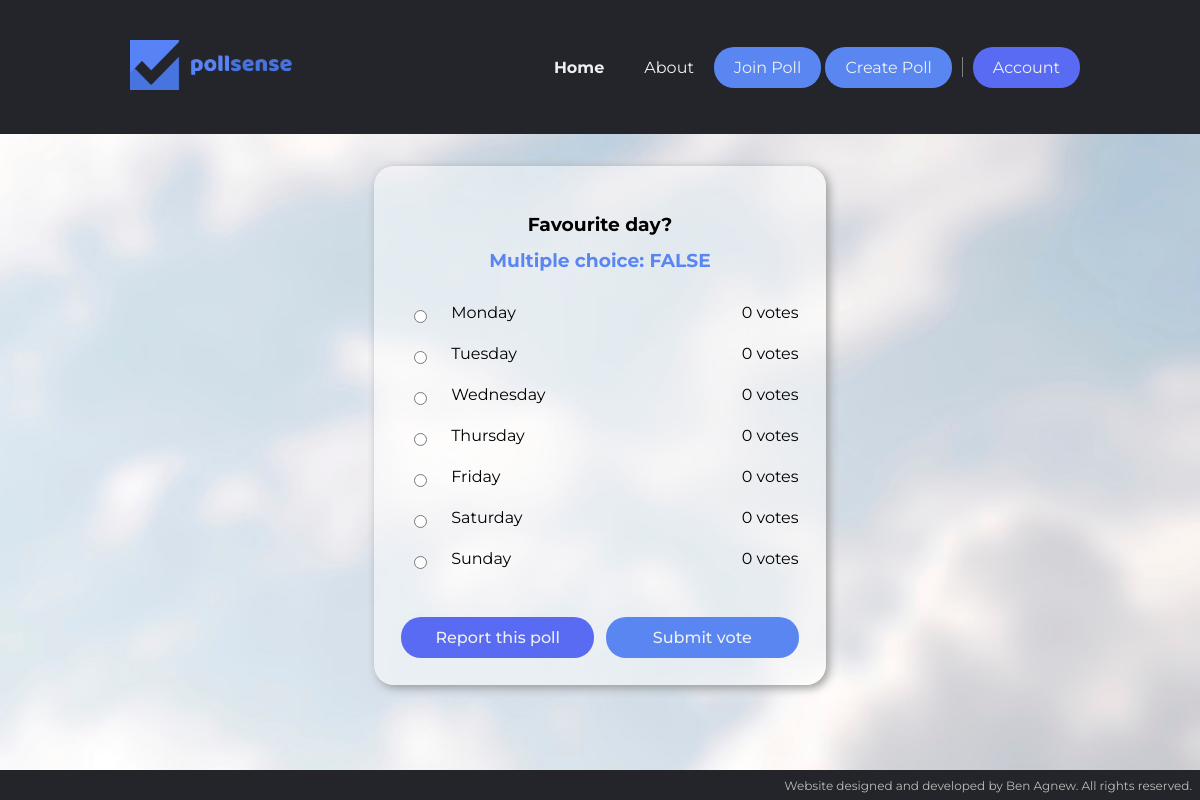
Page /pages/vote?poll_id=1 on the committed database.
### tables this page shows
CREATE TABLE polls (
    poll_id INT UNSIGNED AUTO_INCREMENT UNIQUE PRIMARY KEY NOT NULL,
    title VARCHAR(64) NOT NULL,
    mult_choice BOOLEAN DEFAULT 0 NOT NULL,
    username VARCHAR(64),
    reports INT UNSIGNED DEFAULT 0 NOT NULL,
    FOREIGN KEY (username) REFERENCES users(username)
);

CREATE TABLE options (
    poll_id INT UNSIGNED,
    option_no INT UNSIGNED NOT NULL,
    option_text VARCHAR(64) NOT NULL,
    votes INT UNSIGNED DEFAULT 0 NOT NULL,
    PRIMARY KEY (poll_id, option_no),
    FOREIGN KEY (poll_id) REFERENCES polls(poll_id)
);

### pages/vote.php (the view, shortened to what this page needs)
<!DOCTYPE html>
<html>
    <head>
        <?php include "../scripts/incl_head.php";?>
    </head>
    <body id="vote">
        <?php include "../scripts/incl_navbar.php";?>
        <div class="content">
            <div class="card-container">
                <div class="card">
<?php
include "../scripts/incl_db_handler.php";
try {
    if (isset($_GET["poll_id"])){
        $poll_id = mysqli_real_escape_string($dbConn, $_GET["poll_id"]);
        $dbPollsQuery = "SELECT title, mult_choice FROM polls WHERE polls.poll_id = $poll_id;";
        $dbPollsQueryResult = mysqli_query($dbConn, $dbPollsQuery);
        if ((mysqli_error($dbConn)) or (mysqli_num_rows($dbPollsQueryResult) !== 1)){
            throw new Exception();
        } else {
            $dbOptionsQuery = "SELECT options.option_no, options.option_text,
            options.votes FROM options, polls
            WHERE polls.poll_id = options.poll_id AND polls.poll_id = $poll_id;";
            $dbOptionsQueryResult = mysqli_query($dbConn, $dbOptionsQuery);
            if (mysqli_error($dbConn)){
                throw new Exception();
            } else {
                $dbPollsQueryResultRow = mysqli_fetch_assoc($dbPollsQueryResult);
                $dbOptionsQueryResultRow = mysqli_fetch_assoc($dbOptionsQueryResult);
                echo "<form name=\"poll_vote\" action=\"../scripts/form_handler.php\"  method=\"POST\">
                <input type=\"hidden\" name=\"poll_id\" value=\"$poll_id\">
                <h3>".$dbPollsQueryResultRow["title"]."</h3>
                <table>";
                echo "<h4 style=\"font-style:normal;font-size:14pt;color:#5a86f2;\">Multiple choice: ";
                if ($dbPollsQueryResultRow["mult_choice"]){
                    echo "TRUE</h4><br>";
                } else {
                    echo "FALSE</h4><br>";
                }
                $i = 1;
                while ($dbOptionsQueryResultRow){
                    $plural = "";
                    if ($dbOptionsQueryResultRow["votes"] != 1){
                        $plural = "s";
                    }
                    echo "<tr>
                        <td><input type=\"radio\" value=\"$i\" name=\"option_no\"></td>
                        <td><label for=\"\">".$dbOptionsQueryResultRow["option_text"]."</label></td>
                        <td>".$dbOptionsQueryResultRow["votes"]." vote$plural</td>
                    </tr>";
                    $dbOptionsQueryResultRow = mysqli_fetch_assoc($dbOptionsQueryResult);
                    $i++;
                }
            }
        }
    } else {
        throw new Exception();
    }
} catch (Exception $e) {
    header("location: ../pages/info?error=poll_vote");
}
?>
                    </table>
                    <table class="actions">
                        <td><input class="secondary" type="submit" name="poll_vote_report" value="Report this poll"></td>
                        <td><input type="submit" name="poll_vote_submit" value="Submit vote"></td>
                    </form>
                </div>
            </div>
        </div>
        <?php include "../scripts/incl_footer.php";?>
    </body>
</html>

### scripts/incl_head.php (shortened to what this page needs)
<head>
    <link rel="stylesheet" href="../styles/styles.css">
</head>

### scripts/incl_navbar.php (shortened to what this page needs)
<nav>
<a style="height:auto;" class="logo" href="./">
    <img class="logo" src="../assets/logo.svg" alt="PollSense Logo" height="60px">
</a>
<?php
    preg_match("/[a-zA-Z_]+\.php/",$_SERVER["REQUEST_URI"],$current_page);
    $about_class = "";
    $join_class = "";
    $create_class = "";
    $account_class = "";
    $index_class = "";
    switch ($current_page){
        case false:
        case "./":
            $index_class = "current";
            break;
    }
    $index = "<li><a class=\"$index_class\" href=\"./\" title=\"Return to the homepage\">Home</a></li>";
    $about = "<li><a class=\"$about_class\" href=\"about\" title=\"Learn more about PollSense\">About</a></li>";
    $join = "<a class=\"action primary $join_class\" href=\"join\" title=\"Participate in an existing poll\">Join&nbsp;Poll</a>";
    $create = "<a class=\"action primary $create_class\" href=\"create\" title=\"Make a new poll\">Create&nbsp;Poll</a>";
    $account = "<a class=\"action secondary $account_class\" href=\"../scripts/account_redirect.php\" title=\"Log In or Sign Up\">Account</a>";
    if (isset($_SESSION["username"])){
        $logout = "<a class=\"action secondary\" href=\"../scripts/logout.php\" title=\"Log out of your account\">Log&nbsp;Out</a>";
    } else {
        $logout = "";
    }
    echo "
    <ul class=\"navbar-links\">
        $index
        $about
    </ul>
    <div>
        $join
        $create
    </div>
    <div class=\"vl\"></div>
    <div>
        $account
        $logout
    </div>";
?>
</nav>

### scripts/incl_footer.php
<footer>
    <p>Website designed and developed by Ben&nbsp;Agnew. All rights reserved.</p>
</footer>

### styles/styles.css (style rules this page uses)
* { box-sizing: border-box; margin: 0; padding: 0; font-family: Montserrat, "Helvetica Neue", Helvetica, Arial, sans-serif; }
body { background-color: #b7bec5; background-image: url(../assets/background.jpg); background-repeat: no-repeat; background-size: cover; font-size: 12pt; height: 100%; }
nav { align-items: center; background-color: #24252a; display: flex; float: left; padding: 30px 10%; position: fixed; top: 0; white-space: nowrap; width: 100%; z-index: 9; }
nav+.content { margin: 3%; padding-top: 110px; text-align: justify; }
.logo { justify-content: flex-start; margin-right: auto; padding: 5px; }
.action, input[type=submit], .admin-msg { border: none; border-radius: 20px; padding: 11px 20px; font-size: 12pt; cursor: pointer; display: inline; }
.primary, input[type=submit] { background-color: #5a86f2; }
.secondary { background-color: #596bf2 !important; }
.navbar-links { display: flex; list-style: none; }
.action, a, input[type="submit"] { color: #edf0f1; text-decoration: none; }
.navbar-links li { padding: 0 20px; }
.current { font-weight: 700; }
.content h1 ,.content h2, .content h3 { line-height: 1.5; text-align: center; padding: 20px 0; }
.card-container { display: flex; justify-content: center; text-align: center; position: relative; clear: both; }
.card { background-color: rgba(255, 255, 255, 0.5); border-radius: 20px; box-shadow: 3px 3px 10px #999; display: inline-block; margin: 20px; overflow: hidden; padding: 0 20px 20px; position: relative; text-align: center; vertical-align: top; align-content: center !important; width: 40%; }
.card form, .card .infoMessage { height: 100%; display: flex; flex-direction: column; justify-content: space-between; padding: 25px 0 0; }
.card:not(.welcome-card) .action, input[type="submit"] { width: 100%; font-weight: 500; margin-top: 30px; }
input[type="radio"] { margin-top: 12px; }
.card h3 { padding-bottom: 10px; }
form table { width: 100%; }
form table td { padding: 5px; }
table.actions td:first-child:nth-last-child(2), table.actions td:first-child:nth-last-child(2) ~ td { width: 50%; }
form table td:nth-child(2) { text-align: left; }
form table td:nth-child(3) { text-align: right; }
footer { position: fixed; left: 0; bottom: 0; width: 100%; color: #bbb; background-color: #24252a; font-size: 9pt; height: 30px; padding:8px; text-align: right; }

### rows in the picture
polls: title "Favourite day?"
options: option_text "Monday", votes "0", votes "s"
options: option_text "Tuesday", votes "0", votes "s"
options: option_text "Wednesday", votes "0", votes "s"
options: option_text "Thursday", votes "0", votes "s"
options: option_text "Friday", votes "0", votes "s"
options: option_text "Saturday", votes "0", votes "s"
options: option_text "Sunday", votes "0", votes "s"
